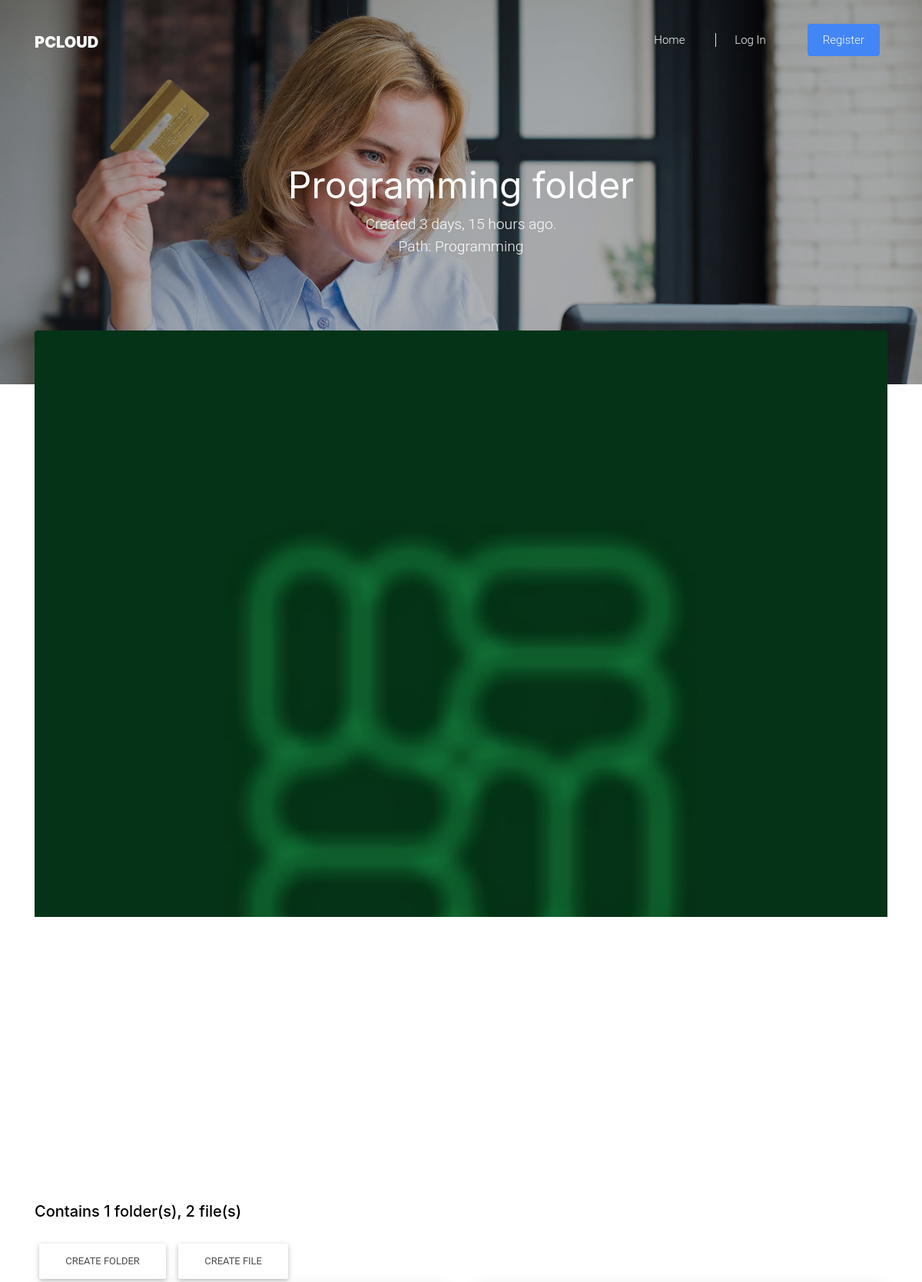
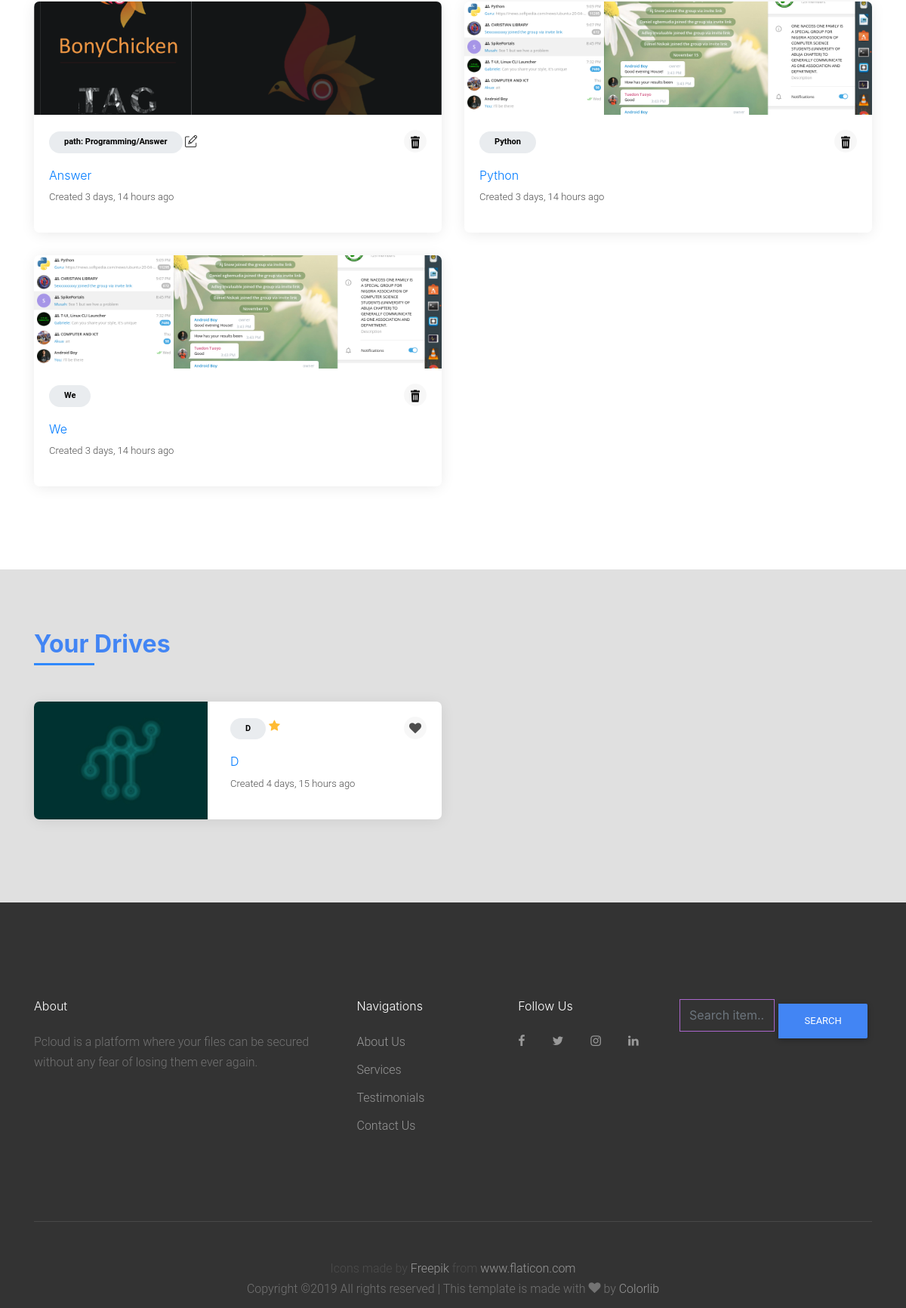
Screenshot of /folder/10 (signed in, upper part) with the database file from the repository (2 pictures, top to bottom).
### main/models.py (models this page shows, shortened)
class Folder(models.Model):
    owner = models.ForeignKey(CustomUser, on_delete=models.CASCADE)
    drive = models.ForeignKey('Drive', on_delete=models.CASCADE, blank=True, null=True)
    name = models.CharField(max_length=64)
    parent = models.ForeignKey('self', on_delete=models.CASCADE, blank=True, null=True)
    cover_picture = models.ImageField(upload_to=f'media/{user_path}', default="media/folder-white.png")
    created_at = models.DateTimeField()
    path = models.CharField(max_length=2048, blank=True)
    slug = models.SlugField(blank=True)
    class Meta:
        unique_together = [['parent', 'name']]
        ordering = ('name',)

class File(models.Model):
    owner = models.ForeignKey(CustomUser, on_delete=models.CASCADE)
    name = models.CharField(max_length=64)
    item = models.FileField(upload_to=f'media/{user_path}')
    drive = models.ForeignKey('Drive', on_delete=models.CASCADE, blank=True, null=True)
    folder = models.ForeignKey(Folder, on_delete=models.CASCADE, blank=True)
    cover_picture = models.ImageField(upload_to=f'media/{user_path}', default="media/file.png")
    created_at = models.DateTimeField()
    slug = models.SlugField(blank=True)
    class Meta:
        unique_together = [['folder', 'name']]
        ordering = ('name',)

class Drive(models.Model):
    owner = models.ForeignKey(CustomUser, on_delete=models.CASCADE)
    name = models.CharField(max_length=64)
    cover_picture = models.ImageField(upload_to=f'media/{user_path}', default="media/drive.png")
    created_at = models.DateTimeField()
    slug = models.SlugField(blank=True)
    class Meta:
        unique_together = [['owner', 'name']]
        ordering = ('name',)

### main/views.py (the view, shortened to what this page needs)
# urls.py: path('folder/<int:pk>', views.FolderView.as_view(), name='folder_view'),
class FolderView(LoginRequiredMixin, generic.DetailView):
    template_name = 'main/folder-listings.html'
    def get(self, request, pk, *args, **kwargs):
        folder = Folder.objects.get(pk=pk)
        if folder.owner == request.user.customuser:
            return render(request, self.template_name, {'the_folder' : folder})
        else:
            return HttpResponse('<h1>Permission denied</h1>')

### main/templatetags/custom_filters.py (called while the page is built)
@register.filter
def filename(value, arg):
    return value.split(arg)[-1]

### templates/main/folder-listings.html (shortened to what this page needs)
<!DOCTYPE html>
<html lang="en">
    <head>
        {% load static %}
        {% load custom_filters %}
        {% include 'main/static-css.html' %}
      </head>
      <body>
      <div class="site-wrap">
      {% include 'main/header.html' %}
    <div class="site-blocks-cover inner-page-cover overlay" style="background-image: url({% static 'images/hero_2.jpg' %});" data-aos="fade" data-stellar-background-ratio="0.5">
      <div class="container">
        <div class="row align-items-center justify-content-center text-center">
          <div class="col-md-10" data-aos="fade-up" data-aos-delay="400">
            <div class="row justify-content-center mt-5">
              <div class="col-md-8 text-center">
                <h1>{{ the_folder.name }} folder</h1>
                <p class="mb-0">Created {{ the_folder.created_at | timesince }} ago.</p>
                <p class="mb-0">Path: {{ the_folder.path }}</p>
              </div>
            </div>
          </div>
        </div>
      </div>
    </div>
    <div class="site-section">
      <div class="container">
        <div class="row">
          <div class="col-12">
              <div class="mb-4" style="margin-top: -150px;">
                  <div class="slide-one-item home-slider owl-carousel">
                    <div><img src="{{ the_folder.cover_picture.url }}" alt="Image" class="img-fluid rounded"></div>
                  </div>
                </div>
                <h4 class="h5 mb-4 text-black">Contains {{ the_folder.folder_set.all.count }} folder(s), {{ the_folder.file_set.all.count }} file(s)</h4>
                <a href="{% url 'main:create_folder' drive_id=the_folder.drive.id parent_id=the_folder.id %}" class="btn">Create Folder</a>
                <a href="{% url 'main:create_file' parent_id=the_folder.id drive_id=0 %}" class="btn">Create file</a>
            <div class="row">
              {% for folder in the_folder.folder_set.all %}
              <div class="col-lg-6" id="{{ folder.id }}">
                <div class="d-block d-md-flex listing vertical">
                    <a href="{% url 'main:folder_view' pk=folder.id %}" class="img d-block" style="background-image: url({{ folder.cover_picture.url }})"></a>
                    <div class="lh-content">
                      <span class="category">path: {{ folder.path }}</span>
                      <a data-toggle="modal" data-target="#delete" data-id="{{ folder.id }}" data-code="2" class="bookmark"><span><img src="{% static 'images/rubbish-bin.png' %}" class="d-inline-block" /></span></a>
                      <a href="{% url 'main:edit_folder' folder_id=folder.id %}" data-toggle="modal" data-target="#create" data-id="{{ folder.id }}"><span><img src="{% static 'images/edit.png' %}" class="d-inline-block" /></span></a>
                      <h3><a href="{% url 'main:folder_view' pk=folder.id %}">{{ folder.name }}</a></h3>
                      <address>Created {{ folder.created_at | timesince }} ago</address>
                    </div>
                </div>
              </div>
              {% endfor %}
              {% for file in the_folder.file_set.all %}
              <div class="col-lg-6" id="{{ file.id }}">
                <div class="d-block d-md-flex listing vertical">
                    <a href="{{ file.item.url }}" class="img d-block" style="background-image: url({{ file.cover_picture.url }})"></a>
                    <div class="lh-content">
                      <span class="category">{{ file.name|filename:"/" }}</span>
                      <a data-toggle="modal" data-target="#delete" data-id="{{ file.id }}" data-id="{{ file.id }}" data-code="3" class="bookmark"><span><img src="{% static 'images/rubbish-bin.png' %}" class="d-inline-block" /></span></a>
                      <h3><a href="{{ file.item.url }}">{{ file.name }}</a></h3>
                      <address>Created {{ file.created_at | timesince }} ago</address>
                    </div>
                </div>
              </div>
              {% endfor %}
            </div>
          </div>
        </div>
      </div>
    </div>
    <div class="site-section bg-light">
      <div class="container">
        <div class="row mb-5">
          <div class="col-md-7 text-left border-primary">
            <h2 class="font-weight-light text-primary">Your Drives</h2>
          </div>
        </div>
        <div class="row mt-5">
            {% for drive in the_folder.owner.drive_set.all %}
          <div class="col-lg-6">
            <div class="d-block d-md-flex listing">
              <a href="{% url 'main:drive_view' pk=drive.id %}" class="img d-block" style="background-image: url({{ drive.cover_picture.url }})"></a>
              <div class="lh-content">
                <span class="category">{{ drive.name }}</span>
                <a data-toggle="modal" data-target="#delete" data-id="{{ drive.id }}" class="bookmark"><span class="icon-heart"></span></a>
                <a data-toggle="modal" data-target="#create" data-id="{{ drive.id }}"><span class="icon-star text-warning"></span></a>
                <h3><a href="{% url 'main:drive_view' pk=drive.id %}">{{ drive.name }}</a></h3>
                <address>Created {{ drive.created_at | timesince }} ago</address>
              </div>
            </div>
          </div>
          {% empty %}
          <p>You haven't created any drives yet</p>
          {% endfor %}
          </div>
      </div>
    </div>
    {% include 'main/footer.html' %}
    </div>
  </body>
</html>

### static/css/style.css (style rules this page uses)
body { line-height: 1.7; color: #4d4d4d; font-weight: 400; font-size: 1rem; }
a { -webkit-transition: .3s all ease; -o-transition: .3s all ease; transition: .3s all ease; }
h1, h2, h3, h4, h5, .h1, .h2, .h3, .h4, .h5 { font-family: "Nanum Gothic", -apple-system, BlinkMacSystemFont, "Segoe UI", Roboto, "Helvetica Neue", Arial, sans-serif, "Apple Color Emoji", "Segoe UI Emoji", "Segoe UI Symbol", "Noto Color Emoji"; }
.text-black { color: #000 !important; }
.site-wrap:before { -webkit-transition: .3s all ease-in-out; -o-transition: .3s all ease-in-out; transition: .3s all ease-in-out; background: rgba(0, 0, 0, 0.6); content: ""; position: absolute; z-index: 2000; top: 0; left: 0; right: 0; bottom: 0; opacity: 0; visibility: hidden; }
.btn { border-radius: 0; }
.site-section { padding: 2.5em 0; }
@media (min-width: 768px) { .site-section { padding: 5em 0; } }
.site-blocks-cover { background-size: cover; background-repeat: no-repeat; background-position: top; background-position: center center; }
.site-blocks-cover.overlay { position: relative; }
.site-blocks-cover.overlay:before { position: absolute; content: ""; left: 0; bottom: 0; right: 0; top: 0; background: rgba(0, 0, 0, 0.3); }
.site-blocks-cover, .site-blocks-cover > .container > .row { min-height: 600px; height: calc(100vh); }
.site-blocks-cover.inner-page-cover, .site-blocks-cover.inner-page-cover > .container > .row { min-height: 500px; height: calc(30vh); }
.site-blocks-cover h1 { font-size: 3rem; font-weight: 400; color: #fff; }
.site-blocks-cover p { color: white; font-size: 1.2rem; line-height: 1.5; }
.bg-light { background: #ccc; }
.block-13, .slide-one-item { position: relative; z-index: 1; }
.border-primary { position: relative; }
.border-primary h2 { font-weight: 700 !important; }
.border-primary:after { position: absolute; content: ""; bottom: 0; width: 80px; height: 3px; background: #2f89fc; }
.border-primary.text-left:after { -webkit-transform: translateX(0%); -ms-transform: translateX(0%); transform: translateX(0%); }
.listing { -webkit-box-shadow: 0 2px 20px -2px rgba(0, 0, 0, 0.1); box-shadow: 0 2px 20px -2px rgba(0, 0, 0, 0.1); margin-bottom: 30px; border-radius: 7px; position: relative; background: #fff; }
@media (min-width: 992px) { .listing { border-top-right-radius: 7px; border-bottom-right-radius: 7px; } }
.listing .img { background-size: cover; background-position: center; background-repeat: no-repeat; position: relative; margin-right: 10px; border-top-left-radius: 7px; border-bottom-left-radius: 7px; -webkit-box-flex: 0; -ms-flex: 0 0 230px; flex: 0 0 230px; }
.listing .category { font-size: 11px; display: inline-block; padding: 5px 20px; background: #e9ecef; border-radius: 30px; margin-bottom: 20px; color: #000; font-weight: bold; }
.listing .lh-content { padding: 20px; position: relative; width: 100%; }
.listing .lh-content .bookmark { position: absolute; right: 20px; top: 20px; width: 30px; height: 30px; border-radius: 50%; display: inline-block; background: rgba(0, 0, 0, 0.03); -webkit-transition: .3s all ease; -o-transition: .3s all ease; transition: .3s all ease; font-size: 16px; }
.listing .lh-content .bookmark span { position: absolute; left: 50%; top: 50%; -webkit-transform: translate(-50%, -50%); -ms-transform: translate(-50%, -50%); transform: translate(-50%, -50%); }
.listing address, .listing .review { font-size: 13px; }
.listing h3 { font-size: 16px !important; }
.listing.vertical { border-top-right-radius: 7px; border-bottom-right-radius: 7px; display: block !important; }
.listing.vertical .img { height: 150px; margin-right: 0; border-top-right-radius: 7px; border-bottom-left-radius: 0px; }

### rows the page displays
Folder: name "Programming", created_at "3 days, 15 hours", path "Programming", cover_picture (picture), folder_set.all.count "1", file_set.all.count "2"
Folder: cover_picture (picture), path "Programming/Answer", name "Answer", created_at "3 days, 14 hours"
File: cover_picture (picture), name|filename "Python", name "Python", created_at "3 days, 14 hours"
File: cover_picture (picture), name|filename "We", name "We", created_at "3 days, 14 hours"
Drive: cover_picture (picture), name "D", created_at "4 days, 15 hours"
